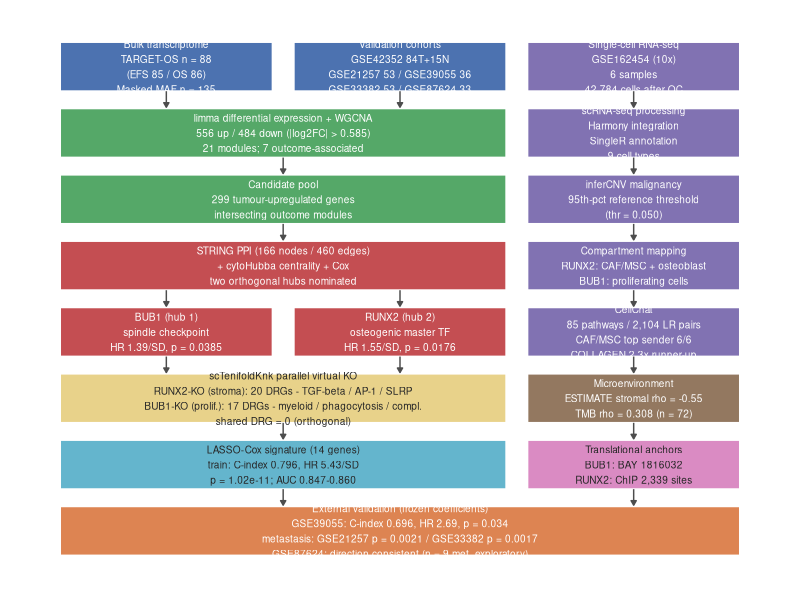
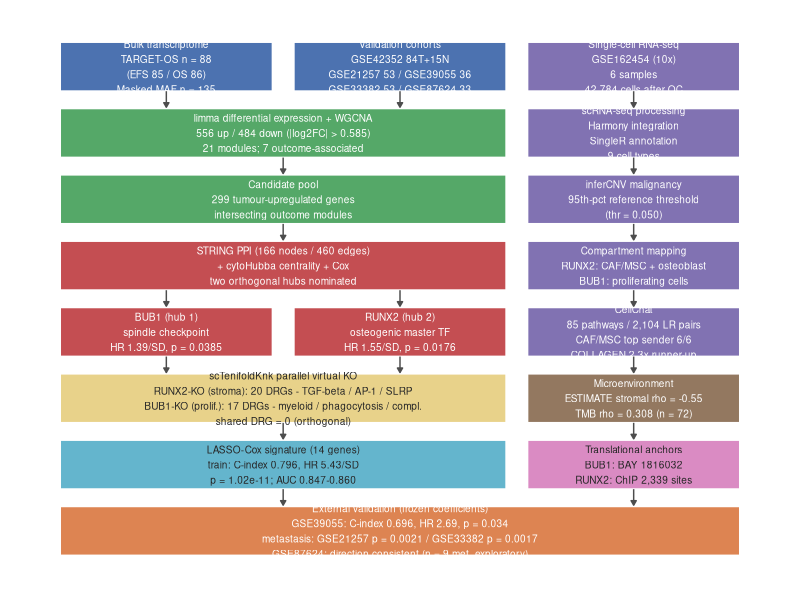

These figures' R source, in order:
# =============================================================================
# P7b_fig1_design.R  -  主图 1：研究设计与数据流总览（流程图）
# -----------------------------------------------------------------------------
# 输出: results/figures/F1_design.pdf / .png （矢量优先，17cm x 22cm 纵向）
# 布局引擎: 坐标系 1 unit = 1 mm（xlim 0-170, ylim 0-220），盒宽/字号经过匹配，
#          文本行宽 <= 盒宽 - 6mm，杜绝溢出。
# 注: 不使用 em dash，统一 ASCII "-"（本机设备缺 Unicode 字形，见 P4e 经验）
# =============================================================================

suppressPackageStartupMessages(library(ggplot2))

out_dir <- "D:/projects/OS_matrix_dualKO/results/figures"
dir.create(out_dir, showWarnings = FALSE, recursive = TRUE)

# ---------------------------------------------------------------- 配色
COL_DATA   <- "#4C72B0"   # 数据源（蓝）
COL_POOL   <- "#55A868"   # 候选池（绿）
COL_HUB    <- "#C44E52"   # 枢纽（红）
COL_SC     <- "#8172B2"   # 单细胞（紫）
COL_KO     <- "#E8D28A"   # 虚拟敲除（黄）
COL_SIG    <- "#64B5CD"   # 签名（青）
COL_VAL    <- "#DD8452"   # 验证（橙）
COL_MICRO  <- "#937860"   # 微环境（棕）
COL_ANCHOR <- "#DA8BC3"   # 转化锚点（粉）

FS <- 2.55   # 字号（ggplot size, mm）
CH <- 1.30   # 估平均字符宽 mm（该字号下）

box <- function(cx, cy, w, h, lines, fill, txt = "white", fs = FS) {
  lab <- paste(lines, collapse = "\n")
  maxch <- max(nchar(lines))
  stopifnot(maxch * CH <= w - 4)   # 文本必须放得下
  list(
    annotate("rect", xmin = cx - w/2, xmax = cx + w/2,
             ymin = cy - h/2, ymax = cy + h/2,
             fill = fill, colour = "white", linewidth = 0.6),
    annotate("text", x = cx, y = cy, label = lab, colour = txt,
             size = fs, lineheight = 1.25)
  )
}

arrowv <- function(x, y1, y2, x2 = x) {
  annotate("segment", x = x, xend = x2, y = y1, yend = y2,
           arrow = arrow(length = unit(0.13, "cm"), type = "closed"),
           colour = "grey30", linewidth = 0.5)
}

p <- ggplot() + xlim(0, 170) + ylim(0, 220) + theme_void() +
  theme(plot.margin = margin(2, 2, 2, 2))

# 列中心: c1=30, c2=85, c3=140（侧盒宽 50）; 宽盒跨 c1-c2: 中心 57.5 宽 105
C1 <- 30; C2 <- 85; C3 <- 140
W  <- 50; WW <- 105; WF <- 160
CXW <- 57.5; CXF <- 85

# ---------------- Row 1 (y 195-215): 数据源
p <- p + box(C1, 205, W, 20, c("Bulk transcriptome",
                               "TARGET-OS n = 88",
                               "(EFS 85 / OS 86)",
                               "Masked MAF n = 135"), COL_DATA)
p <- p + box(C2, 205, W, 20, c("Validation cohorts",
                               "GSE42352 84T+15N",
                               "GSE21257 53 / GSE39055 36",
                               "GSE33382 53 / GSE87624 33"), COL_DATA)
p <- p + box(C3, 205, W, 20, c("Single-cell RNA-seq",
                               "GSE162454 (10x)",
                               "6 samples",
                               "42,784 cells after QC"), COL_SC)

# ---------------- Row 2 (y 168-188)
p <- p + box(CXW, 178, WW, 20, c("limma differential expression + WGCNA",
                                 "556 up / 484 down (|log2FC| > 0.585)",
                                 "21 modules; 7 outcome-associated"), COL_POOL)
p <- p + box(C3, 178, W, 20, c("scRNA-seq processing",
                               "Harmony integration",
                               "SingleR annotation",
                               "9 cell types"), COL_SC)
p <- p + arrowv(C1, 195, 188.5) + arrowv(C2, 195, 188.5) + arrowv(C3, 195, 188.5)

# ---------------- Row 3 (y 141-161)
p <- p + box(CXW, 151, WW, 20, c("Candidate pool",
                                 "299 tumour-upregulated genes",
                                 "intersecting outcome modules"), COL_POOL)
p <- p + box(C3, 151, W, 20, c("inferCNV malignancy",
                               "95th-pct reference threshold",
                               "(thr = 0.050)"), COL_SC)
p <- p + arrowv(CXW, 168, 161.5) + arrowv(C3, 168, 161.5)

# ---------------- Row 4 (y 114-134)
p <- p + box(CXW, 124, WW, 20, c("STRING PPI (166 nodes / 460 edges)",
                                 "+ cytoHubba centrality + Cox",
                                 "two orthogonal hubs nominated"), COL_HUB)
p <- p + box(C3, 124, W, 20, c("Compartment mapping",
                               "RUNX2: CAF/MSC + osteoblast",
                               "BUB1: proliferating cells"),
             COL_SC)
p <- p + arrowv(CXW, 141, 134.5) + arrowv(C3, 141, 134.5)

# ---------------- Row 5 (y 87-107): 双枢纽 + CellChat
p <- p + box(C1, 97, W, 20, c("BUB1 (hub 1)",
                              "spindle checkpoint",
                              "HR 1.39/SD, p = 0.0385"), COL_HUB)
p <- p + box(C2, 97, W, 20, c("RUNX2 (hub 2)",
                              "osteogenic master TF",
                              "HR 1.55/SD, p = 0.0176"), COL_HUB)
p <- p + box(C3, 97, W, 20, c("CellChat",
                              "85 pathways / 2,104 LR pairs",
                              "CAF/MSC top sender 6/6",
                              "COLLAGEN 2.3x runner-up"), COL_SC)
p <- p + arrowv(C1, 114, 107.5) + arrowv(C2, 114, 107.5) + arrowv(C3, 114, 107.5)

# ---------------- Row 6 (y 60-80): 双 KO（核心）
p <- p + box(CXW, 70, WW, 20, c("scTenifoldKnk parallel virtual KO",
                                "RUNX2-KO (stroma): 20 DRGs - TGF-beta / AP-1 / SLRP",
                                "BUB1-KO (prolif.): 17 DRGs - myeloid / phagocytosis / compl.",
                                "shared DRG = 0 (orthogonal)"), COL_KO, txt = "grey15")
p <- p + box(C3, 70, W, 20, c("Microenvironment",
                              "ESTIMATE stromal rho = -0.55",
                              "TMB rho = 0.308 (n = 72)"), COL_MICRO)
p <- p + arrowv(C1, 87, 80.5) + arrowv(C2, 87, 80.5) + arrowv(C3, 87, 80.5)

# ---------------- Row 7 (y 33-53): 签名 + 锚点
p <- p + box(CXW, 43, WW, 20, c("LASSO-Cox signature (14 genes)",
                                "train: C-index 0.796, HR 5.43/SD",
                                "p = 1.02e-11; AUC 0.847-0.860"), COL_SIG, txt = "grey15")
p <- p + box(C3, 43, W, 20, c("Translational anchors",
                              "BUB1: BAY 1816032",
                              "RUNX2: ChIP 2,339 sites"), COL_ANCHOR, txt = "grey15")
p <- p + arrowv(CXW, 60, 53.5) + arrowv(C3, 60, 53.5)

# ---------------- Row 8 (y 6-26): 外部验证
p <- p + box(CXF, 16, WF, 20, c("External validation (frozen coefficients)",
                                "GSE39055: C-index 0.696, HR 2.69, p = 0.034",
                                "metastasis: GSE21257 p = 0.0021 / GSE33382 p = 0.0017",
                                "GSE87624: direction consistent (n = 9 met, exploratory)"),
             COL_VAL)
p <- p + arrowv(CXW, 33, 26.5) + arrowv(C3, 33, 26.5)

ggsave(file.path(out_dir, "F1_design.pdf"), p,
       width = 17, height = 22, units = "cm", device = cairo_pdf)
ggsave(file.path(out_dir, "F1_design.png"), p,
       width = 17, height = 22, units = "cm", dpi = 300)

cat("F1_design.pdf / .png written to", out_dir, "\n")
